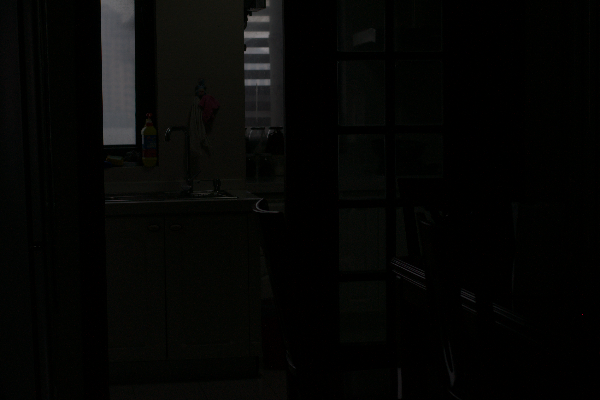
#> input picture data/104.png, 600 x 400 px; its folder holds only this picture in this run
$ python -i demo.py   (imports and definitions only)
#> lines starting #> are read from the running program, lines starting #| are printed output that depends on the picture; long printed decimals are rounded
#> in run, img is the input picture: shape (400, 600, 3); mean B, G, R 4.8, 6, 5.6
### src/clahe.py
import cv2

def apply(img, clip=2.0, grid=(8,8)):
#> called with clip = 2, grid = (8, 8)
    hsv = cv2.cvtColor(img, cv2.COLOR_BGR2HSV)
#> hsv: shape (400, 600, 3); mean H, S, V 42, 139.3, 6.7
    h,s,v = cv2.split(hsv)
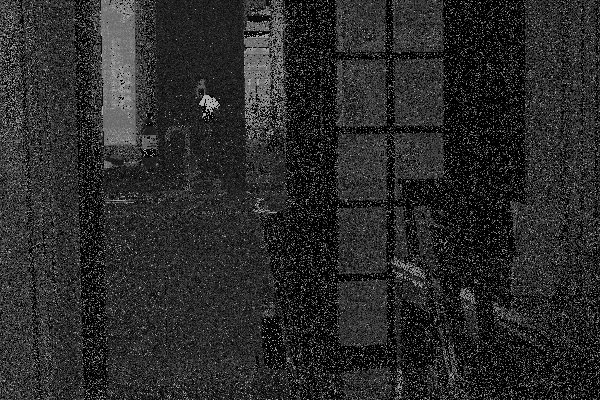
#> h: shape (400, 600); min 0, max 179, mean 42
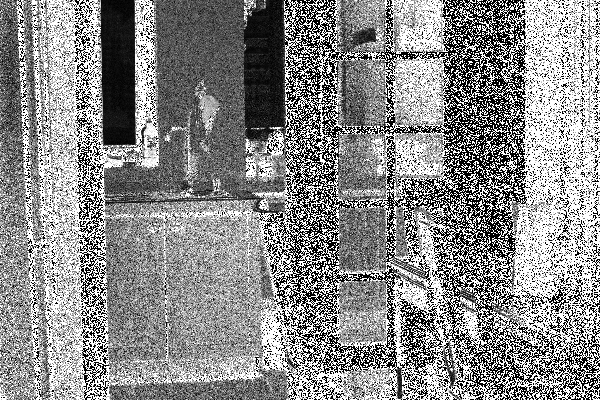
#> s: shape (400, 600); min 0, max 255, mean 139.3
    clahe = cv2.createCLAHE(clip, grid)
    v2 = clahe.apply(v)
    hsv2 = cv2.merge([h,s,v2])
#> hsv2: shape (400, 600, 3); mean H, S, V 42, 139.3, 17.7
    return cv2.cvtColor(hsv2, cv2.COLOR_HSV2BGR)

### src/utils.py
import numpy as np

def normalise(x):
    x = x.astype(np.float32)
    return(x - x.min()) / (x.max() - x.min() + 1e-9)
#> returned value: shape (400, 600) float32

### src/ifg.py
import cv2
import numpy as np
from .utils import normalise
from .metrics import entropy

def compute(norm, k):
    mu = norm ** k
    nu = (1 - norm) ** k
    pi = 1 - mu - nu
    return mu + pi

def chooseK(norm):
    i, j = 0, -1
    for k in np.arange(0.1, 1.0, 0.05):    # paper uses search-based optimization
        ifi = compute(norm, k)
        e = entropy((ifi * 255).astype(np.uint8))
        if e > j:
            j = e
            i = k
#> this loop made 18 passes
#> (e, j) on passes 1 to 12: (1.42, 1.42), (1.88, 1.88), (2.22, 2.22), (2.54, 2.54), (2.72, 2.72), (3.03, 3.03), (3.15, 3.15), (3.28, 3.28), (3.41, 3.41), (3.49, 3.49), (3.59, 3.59), (3.97, 3.97)
#> e on passes 13 to 18: 3.97, 3.97, 3.97, 3.97, 3.97, 3.97
#> pass 1, in compute, `pi = 1 - mu - nu`:
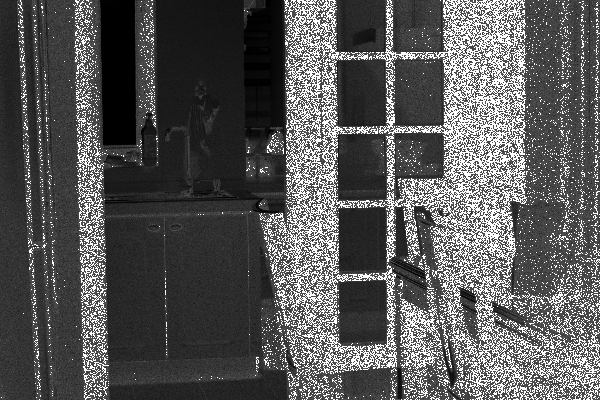
#> pi: shape (400, 600) float32; min -0.866, max 0, mean -0.563; drawn with min black and max white
#> pass 1, in chooseK, `ifi = compute(norm, k)`:
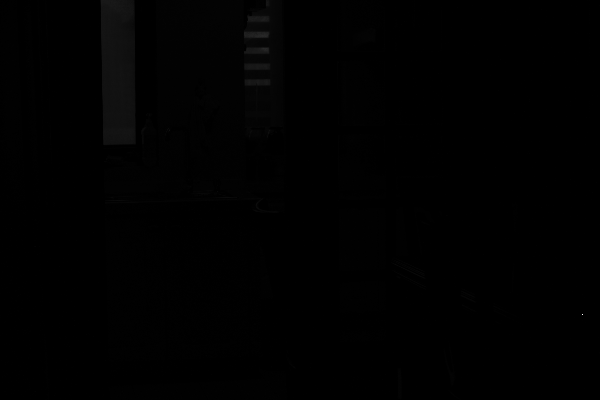
#> ifi: shape (400, 600) float32; min 0, max 1, mean 0.00466
#> after the loop, i = 0.65; j = 3.97
    return i

def enhance(img, clip=2.0):
    hsv = cv2.cvtColor(img, cv2.COLOR_BGR2HSV)
    h,s,v = cv2.split(hsv)
    norm = normalise(v)

    k = chooseK(norm)
#> k = 0.65
    ifi = compute(norm, k)
#> in compute (call 19), `mu = norm ** k`:
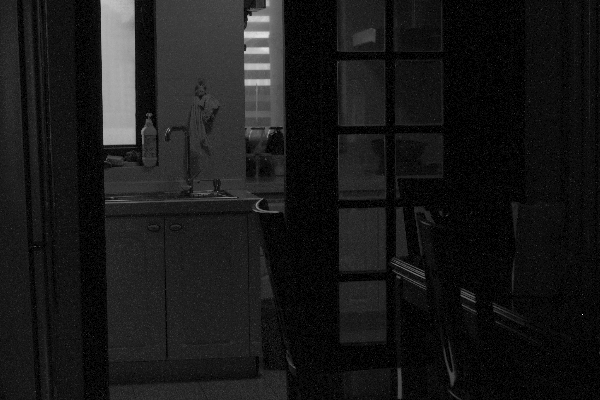
#> mu: shape (400, 600) float32; min 0, max 1, mean 0.097
#> in compute (call 19), `nu = (1 - norm) ** k`:
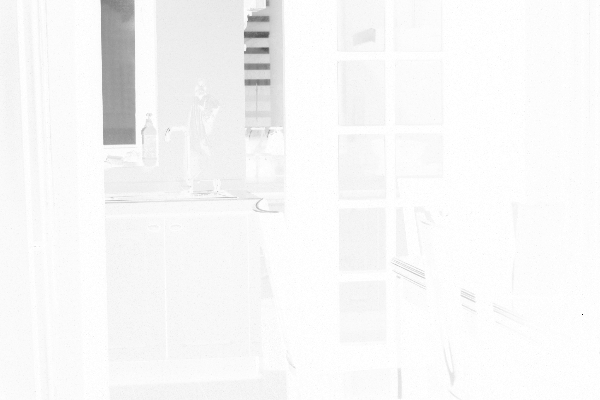
#> nu: shape (400, 600) float32; min 0, max 1, mean 0.972
#> in compute (call 19), `pi = 1 - mu - nu`:
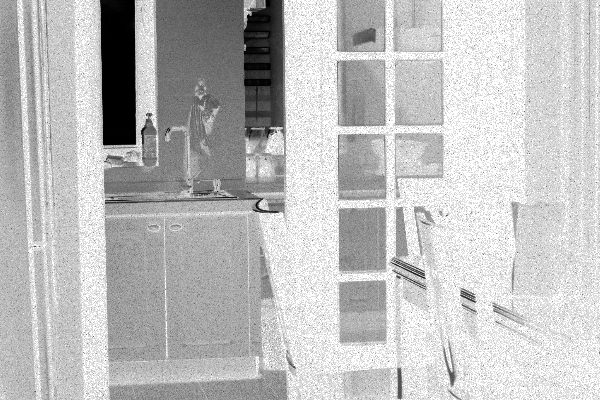
#> pi: shape (400, 600) float32; min -0.275, max 0, mean -0.0693; drawn with min black and max white
    ifi = (ifi * 255).astype(np.uint8)

    clahe = cv2.createCLAHE(clip, (8,8))
    enhanced = clahe.apply(ifi)

    enhanced = (normalise(enhanced) * 255).astype(np.uint8)

    hsv2 = cv2.merge([h,s,enhanced])
#> hsv2: shape (400, 600, 3); mean H, S, V 42, 139.3, 16.9
    return cv2.cvtColor(hsv2, cv2.COLOR_HSV2BGR), k

### src/metrics.py
import cv2
import numpy as np

def entropy(gray):
    hist = cv2.calcHist([gray], [0], None, [256], [0, 256]).ravel()
    p = hist / hist.sum()
    p = p[p > 0]
    return -np.sum(p * np.log2(p))

def contrast(gray):
    arr = gray.astype(np.float32)
    return np.sqrt(np.mean((arr - arr.mean())**2))

def cii(og_gray, enc_gray):
    return contrast(enc_gray) / (contrast(og_gray) + 1e-9)

### src/demo.py
import cv2, glob, random
from .metrics import entropy, cii
from .clahe import apply
from .ifg import enhance

def run():
    img_path = random.choice(glob.glob("data/*"))
    print("Using:", img_path)
    img = cv2.imread(img_path)

    og_gray = cv2.cvtColor(img, cv2.COLOR_BGR2GRAY)

    img_clahe = apply(img)
    img_ifg, k = enhance(img)
#> k = 0.65

    enc_gray = cv2.cvtColor(img_clahe, cv2.COLOR_BGR2GRAY)
    gray_ifg = cv2.cvtColor(img_ifg, cv2.COLOR_BGR2GRAY)

    print("\nChosen k:", k)
#| Chosen k: 0.65
    print("Entropy\nOriginal:", entropy(og_gray), "CLAHE:", entropy(enc_gray), "IFG:", entropy(gray_ifg))
#| Entropy
#| Original: 3.676 CLAHE: 4.923 IFG: 4.897
    print("CII\nCLAHE:", cii(og_gray, enc_gray),"IFG:", cii(og_gray, gray_ifg))
#| CII
#| CLAHE: 1.537 IFG: 1.609

    cv2.imshow("Original", img)
    cv2.imshow("CLAHE Baseline", img_clahe)
    cv2.imshow("IFG + CLAHE (Paper Method)", img_ifg)
    cv2.waitKey(0)

>>> result = run()

$ run again, on data/127.png
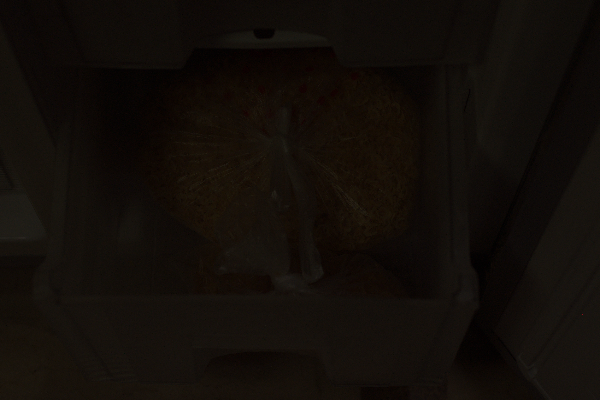
#> input picture data/127.png, 600 x 400 px
#> in run, img is the input picture: shape (400, 600, 3); mean B, G, R 8.9, 13.3, 18.3
#> hsv: shape (400, 600, 3); mean H, S, V 18, 132.6, 18.3
#> the loop in chooseK, `for k in np.arange(0.1, 1.0, 0.05):` made 18 passes
#> (e, j) on passes 1 to 8: (2.15, 2.15), (2.65, 2.65), (3.06, 3.06), (3.37, 3.37), (3.57, 3.57), (3.77, 3.77), (3.97, 3.97), (4.17, 4.17)
#> after the loop in chooseK, `for k in np.arange(0.1, 1.0, 0.05):`: i = 0.55; j = 4.34
#> in enhance, `k = chooseK(norm)`: k = 0.55
#> in compute (call 19), `pi = 1 - mu - nu`:
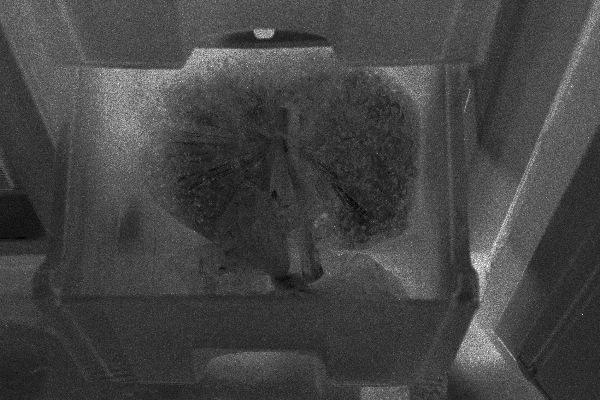
#> pi: shape (400, 600) float32; min -0.335, max 0, mean -0.245; drawn with min black and max white
#| Chosen k: 0.55
#| Entropy
#| Original: 4.171 CLAHE: 5.240 IFG: 5.269
#> in contrast (call 2), `arr = gray.astype(np.float32)`:
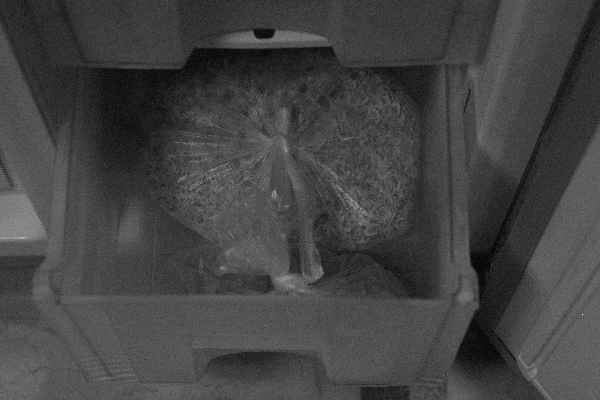
#> arr: shape (400, 600) float32; min 0, max 54, mean 14.3; drawn with min black and max white
#| CII
#| CLAHE: 2.045 IFG: 2.086

$ run again, on data/131.png
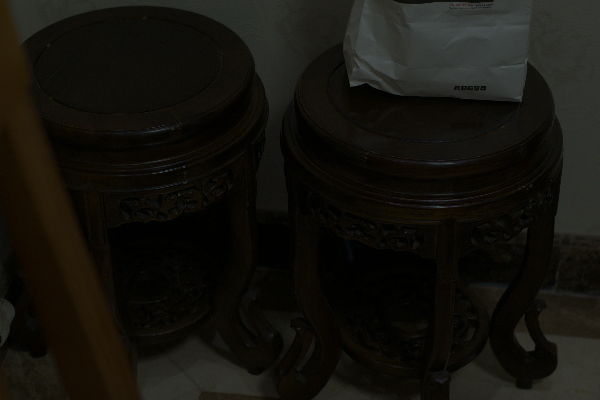
#> input picture data/131.png, 600 x 400 px
#> in run, img is the input picture: shape (400, 600, 3); mean B, G, R 14, 19.2, 20.6
#> hsv: shape (400, 600, 3); mean H, S, V 32.6, 132.1, 21.4
#> the loop in chooseK, `for k in np.arange(0.1, 1.0, 0.05):` made 18 passes
#> (e, j) on passes 1 to 6: (4.31, 4.31), (4.86, 4.86), (5.16, 5.16), (5.42, 5.42), (5.6, 5.6), (5.68, 5.68)
#> pass 1, in chooseK, `ifi = compute(norm, k)`:
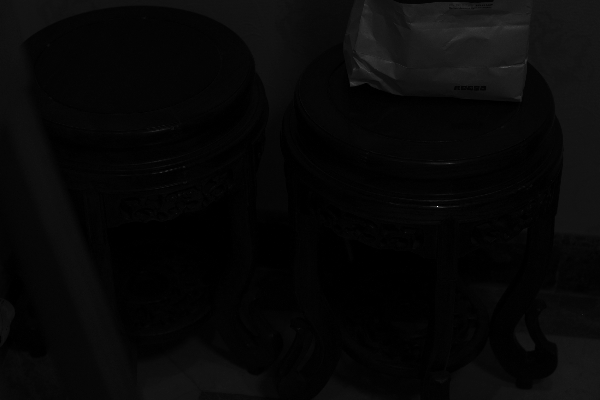
#> ifi: shape (400, 600) float32; min 0, max 1, mean 0.0315
#> after the loop in chooseK, `for k in np.arange(0.1, 1.0, 0.05):`: i = 0.35; j = 5.68
#> in enhance, `k = chooseK(norm)`: k = 0.35
#| Chosen k: 0.35
#| Entropy
#| Original: 5.518 CLAHE: 6.536 IFG: 6.663
#> in contrast (call 2), `arr = gray.astype(np.float32)`:
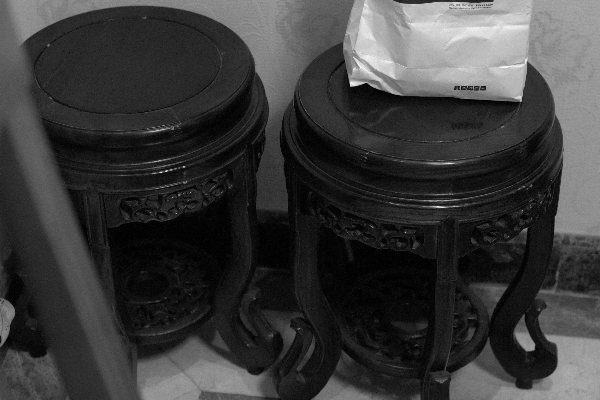
#> arr: shape (400, 600) float32; min 0, max 82, mean 19; drawn with min black and max white
#| CII
#| CLAHE: 1.701 IFG: 1.960

$ run again, on data/113.png
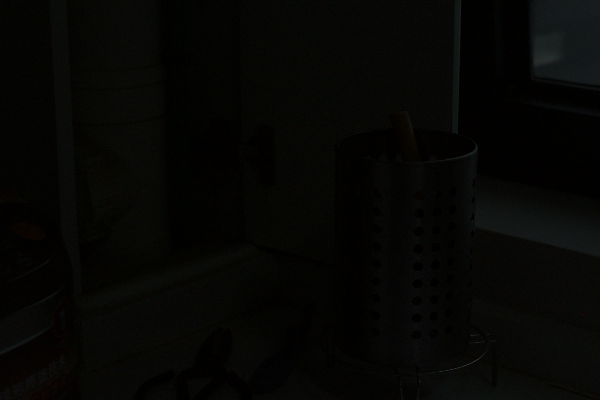
#> input picture data/113.png, 600 x 400 px
#> in run, img is the input picture: shape (400, 600, 3); mean B, G, R 4.5, 6.3, 6.1
#> hsv: shape (400, 600, 3); mean H, S, V 44.1, 136.9, 7.2
#> the loop in chooseK, `for k in np.arange(0.1, 1.0, 0.05):` made 18 passes
#> (e, j) on passes 1 to 6: (2.38, 2.38), (2.95, 2.95), (3.24, 3.24), (3.58, 3.58), (3.93, 3.93), (3.96, 3.96)
#> after the loop in chooseK, `for k in np.arange(0.1, 1.0, 0.05):`: i = 0.35; j = 3.96
#> in enhance, `k = chooseK(norm)`: k = 0.35
#| Chosen k: 0.35
#| Entropy
#| Original: 3.808 CLAHE: 5.134 IFG: 5.141
#> in contrast (call 2), `arr = gray.astype(np.float32)`:
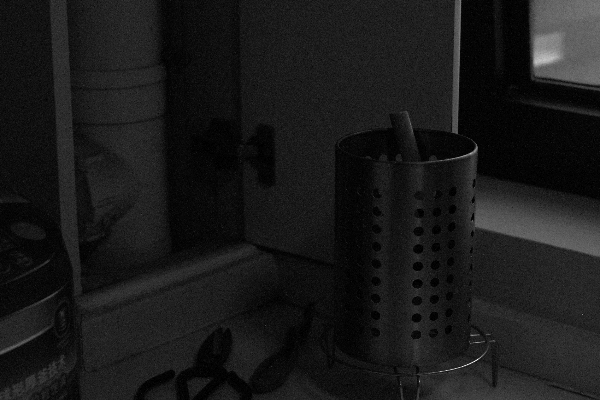
#> arr: shape (400, 600) float32; min 0, max 59, mean 6.1; drawn with min black and max white
#| CII
#| CLAHE: 2.345 IFG: 2.442
